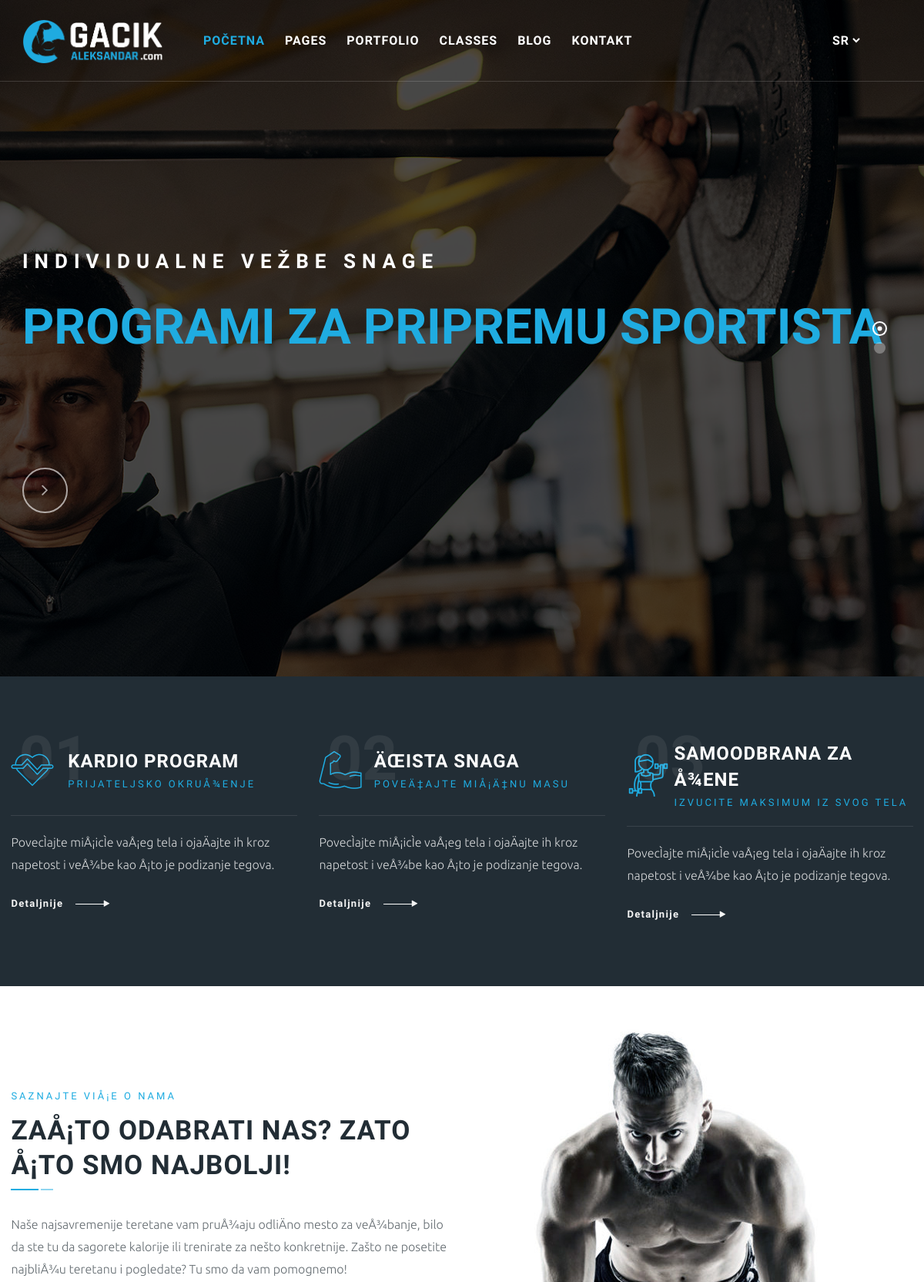
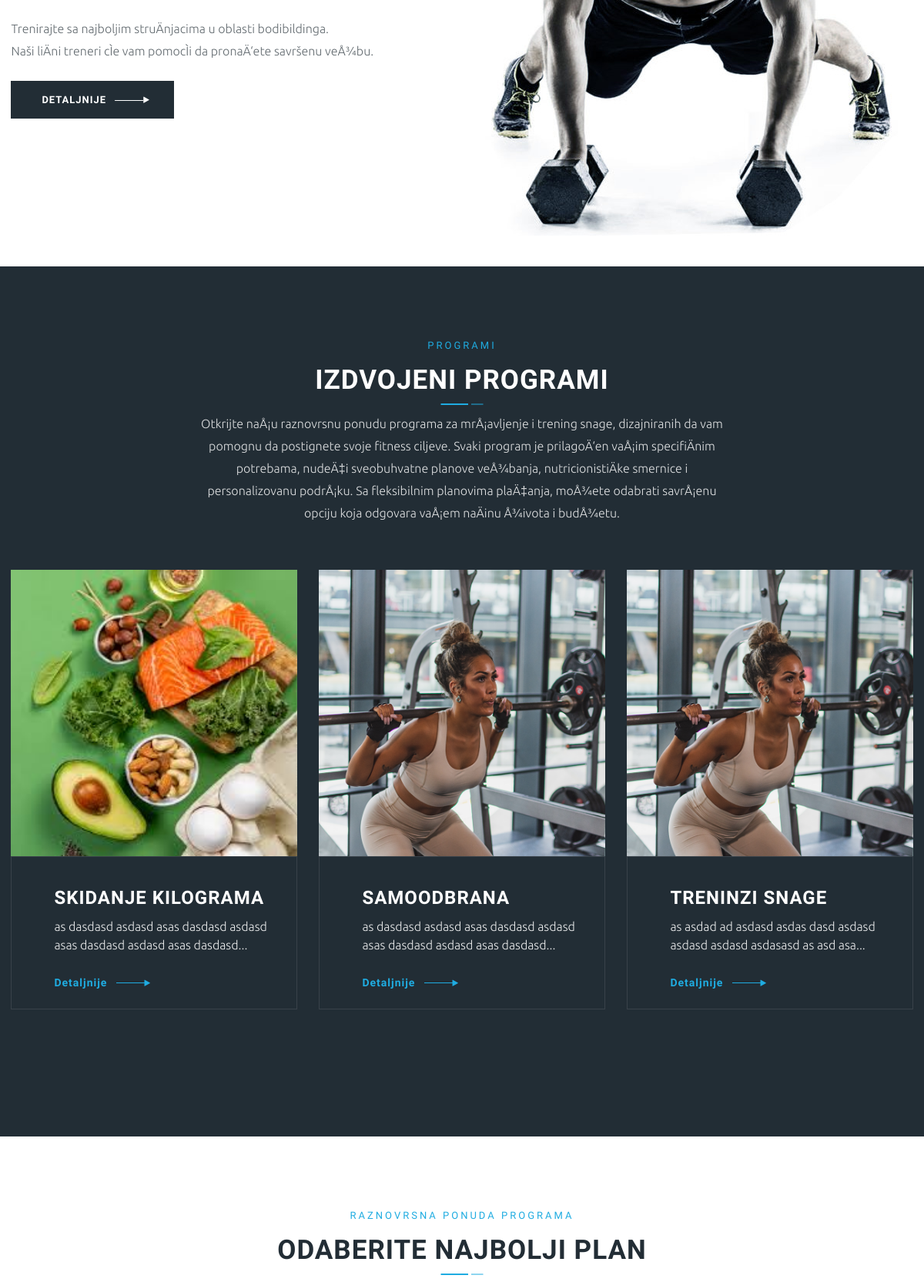
The page / (signed in, upper part) on the database its author committed (2 pictures, top to bottom).
### tables this page shows
CREATE TABLE IF NOT EXISTS `sliders` (
  `id` int(11) NOT NULL AUTO_INCREMENT,
  `title` varchar(255) NOT NULL,
  `subtitle` varchar(255) NOT NULL,
  `background_image` varchar(255) NOT NULL,
  `link` varchar(255) NOT NULL,
  `language` varchar(10) DEFAULT 'en',
  PRIMARY KEY (`id`)
);

CREATE TABLE IF NOT EXISTS `programs` (
  `id` int(11) NOT NULL AUTO_INCREMENT,
  `title` varchar(255) NOT NULL,
  `subtitle` varchar(255) NOT NULL,
  `icon` varchar(255) NOT NULL,
  `link` varchar(255) NOT NULL,
  `content` text NOT NULL,
  `language` varchar(2) NOT NULL DEFAULT 'sr',
  PRIMARY KEY (`id`)
);

CREATE TABLE IF NOT EXISTS `about` (
  `id` int(11) NOT NULL AUTO_INCREMENT,
  `title` varchar(255) NOT NULL,
  `subtitle` varchar(255) NOT NULL,
  `content` mediumtext NOT NULL,
  `link` varchar(255) NOT NULL,
  `image` varchar(255) NOT NULL,
  `created_at` timestamp NULL DEFAULT CURRENT_TIMESTAMP,
  `language` varchar(2) NOT NULL DEFAULT 'sr',
  PRIMARY KEY (`id`)
);

CREATE TABLE IF NOT EXISTS `services_section` (
  `id` int(11) NOT NULL AUTO_INCREMENT,
  `section_title` varchar(255) DEFAULT NULL,
  `section_subtitle` varchar(255) DEFAULT NULL,
  `section_content` text,
  `language` varchar(2) DEFAULT 'sr',
  PRIMARY KEY (`id`)
);

CREATE TABLE IF NOT EXISTS `services` (
  `id` int(11) NOT NULL AUTO_INCREMENT,
  `title` varchar(255) NOT NULL,
  `icon` varchar(255) NOT NULL,
  `description` text NOT NULL,
  `image` varchar(255) NOT NULL,
  `created_at` timestamp NULL DEFAULT CURRENT_TIMESTAMP,
  `link` varchar(255) NOT NULL,
  `language` varchar(2) DEFAULT 'sr',
  PRIMARY KEY (`id`)
);

CREATE TABLE IF NOT EXISTS `pricing_section` (
  `id` int(11) NOT NULL AUTO_INCREMENT,
  `title` varchar(255) NOT NULL,
  `subtitle` varchar(255) NOT NULL,
  `content` text NOT NULL,
  `language` varchar(2) NOT NULL DEFAULT 'sr',
  PRIMARY KEY (`id`)
);

### config.php (called while the page is built, shortened)
<?php
$lang = 'sr';
if (isset($_COOKIE['lang'])) {
  $lang = $_COOKIE['lang'];
} else {
  setcookie('lang', $lang, time() + (86400 * 30), "/");
}
$translations = include "languages/$lang.php";

### languages/sr.php (called while the page is built)
<?php
return [
    'read-more' => 'Detaljnije',
    'category' => 'Kategorija',
    'categories' => 'Kategorije',
    'tag' => 'Oznaka',
    'tags' => 'Oznake',
    'related-posts' => 'Povezani članci',
    'recent-posts' => 'Nedavni članci',
    'home' => 'Početna',
    'contact' => 'Kontakt',
    'site-title' => 'Personalni trener',
];

### pricing.php (the view, shortened to what this page needs)
<?php
require 'config.php';
$conn = new mysqli(DB_HOST, DB_USER, DB_PASS, DB_NAME);
$sql = "SELECT title, subtitle, content FROM pricing_section WHERE language = ? LIMIT 1";
$stmt = $conn->prepare($sql);
$stmt->bind_param("s", $lang);
$stmt->execute();
$result = $stmt->get_result();
$pricingSection = $result->fetch_assoc();
$title = isset($pricingSection['title']) ? $pricingSection['title'] : '';
$subtitle = isset($pricingSection['subtitle']) ? $pricingSection['subtitle'] : '';
?>
<section class="section-md">
  <div class="container">
    <div class="pbmit-heading-subheading text-center">
      <h4 class="pbmit-subtitle"><?php echo htmlspecialchars($subtitle); ?></h4>
      <h2 class="pbmit-title"><?php echo htmlspecialchars($title); ?></h2>
    </div>
  </div>
</section>

### slider.php (shortened to what this page needs)
<?php
require 'config.php';
$conn = new mysqli(DB_HOST, DB_USER, DB_PASS, DB_NAME);
$sql = "SELECT id, title, subtitle, background_image, link FROM sliders WHERE language = ?";
$stmt = $conn->prepare($sql);
$stmt->bind_param("s", $lang);
$stmt->execute();
$result = $stmt->get_result();
$sliders = [];
if ($result->num_rows > 0) {
  while ($row = $result->fetch_assoc()) {
    $sliders[] = $row;
  }
}
?>
<rs-module-wrap id="rev_slider_1_1_wrapper" data-alias="Home-Slider-1" data-source="gallery" style="visibility:hidden;background:#222d35;padding:0;margin:0px auto;margin-top:0;margin-bottom:0;">
  <rs-module id="rev_slider_1_1" data-version="6.5.19">
    <rs-slides>
      <?php foreach ($sliders as $index => $slider) : ?>
        <rs-slide style="position: absolute;" data-key="rs-<?php echo $index; ?>" data-title="Slide" data-thumb="revolution/images/slider01-1a-50x100.jpg" data-anim="ms:1000;r:0;" data-in="o:0;" data-out="a:false;">
          <div class="overlay"></div>
          <rs-layer id="slider-<?php echo $index; ?>-layer-0" data-type="text" data-rsp_ch="on" data-xy="xo:30px;yo:374px,374px,374px,175px;" data-text="s:100,100,100,40;l:100,100,100,40;ls:3px,3px,3px,2px;fw:700;" data-frame_0="x:50,50,50,19;" data-frame_1="st:1490;sp:1000;sR:1490;" data-frame_999="o:0;st:w;sR:6510;" style="z-index:9;font-family:'Rajdhani';text-transform:uppercase;"><span class="pbmit-skincolor"><?php echo htmlspecialchars($slider['title']); ?></span>
          </rs-layer>
          <rs-layer id="slider-<?php echo $index; ?>-layer-1" data-type="text" data-xy="xo:30px;yo:334px,334px,334px,152px;" data-text="w:normal;s:26,26,26,18;l:28,28,28,18;ls:8px,8px,8px,3px;fw:700;" data-rsp_bd="off" data-frame_0="x:-50,-50,-50,-19;" data-frame_1="st:1050;sp:1000;sR:1050;" data-frame_999="o:0;st:w;sR:6950;" style="z-index:8;font-family:'Rajdhani';text-transform:uppercase;"><?php echo htmlspecialchars($slider['subtitle']); ?>
          </rs-layer>
          <rs-layer id="slider-<?php echo $index; ?>-layer-2" data-type="button" data-rsp_ch="on" data-xy="xo:30px;yo:603px,603px,603px,266px;" data-text="w:normal;s:25,25,25,14;l:55,55,55,25;a:center;" data-dim="w:60px,60px,60px,27px;h:60px,60px,60px,27px;minw:60px,60px,60px,none;minh:60px,60px,60px,none;" data-border="bos:solid;boc:#ffffff;bow:2px,2px,2px,2px;bor:50%,50%,50%,50%;" data-frame_0="x:0,0,0,0px;y:50,50,50,23px;" data-frame_1="x:0,0,0,0px;y:0,0,0,0px;st:2220;sp:1000;sR:2220;" data-frame_999="o:0;st:w;sR:5780;" style="z-index:10;background-color:rgba(255,255,255,0);font-family:'Roboto';text-transform:uppercase;"><i class="fa-angle-right"></i>
          </rs-layer>
        </rs-slide>
      <?php endforeach; ?>
    </rs-slides>
  </rs-module>
</rs-module-wrap>

### programs.php (shortened to what this page needs)
<?php
require 'config.php';
$conn = new mysqli(DB_HOST, DB_USER, DB_PASS, DB_NAME);
$sql = "SELECT title, subtitle, icon, link, content FROM programs WHERE language = ?";
$stmt = $conn->prepare($sql);
$stmt->bind_param("s", $lang);
$stmt->execute();
$result = $stmt->get_result();
$programs = [];
if ($result->num_rows > 0) {
  while ($row = $result->fetch_assoc()) {
    $programs[] = $row;
  }
}
?>
<section class="iconbox-section-one pbmit-bg-color-blackish">
  <div class="container">
    <div class="row">
      <?php foreach ($programs as $program) : ?>
        <div class="col-md-4">
          <div class="pbmit-ihbox-style-3">
            <div class="pbmit-ihbox-inner">
              <div class="pbmit-ihbox-table">
                <div class="pbmit-ihbox-icon pbmit-icon-skincolor">
                  <div class="pbmit-ihbox-icon-wrapper">
                    <i class="pbmit-gimox-business-icon pbmit-gimox-business-icon-<?php echo htmlspecialchars($program['icon']); ?>"></i>
                  </div>
                </div>
                <div class="pbmit-vc_general pbmit-vc_cta3">
                  <div class="pbmit-vc_cta3_content-container">
                    <div class="pbmit-vc_cta3-content">
                      <div class="pbmit-vc_cta3-content-header pbmit-wrap">
                        <div class="pbmit-vc_cta3-headers pbmit-wrap-cell">
                          <h2 class="pbmit-custom-heading"><?php echo htmlspecialchars($program['title']); ?></h2>
                          <h4 class="pbmit-custom-heading"><?php echo htmlspecialchars($program['subtitle']); ?></h4>
                        </div>
                      </div>
                    </div>
                  </div>
                </div>
              </div>
              <div class="pbmit-ihbox-contents">
                <div class="pbmit-cta3-content-wrapper"><?php echo htmlspecialchars($program['content']); ?></div>
                <div class="pbmit-vc_btn3-container pbmit-vc_btn3-inline">
                  <a class="pbmit-vc_general pbmit-vc_btn3" href="<?php echo htmlspecialchars($program['link']); ?>" title="">
                    <span><?php echo $translations['read-more']; ?></span>
                  </a>
                </div>
              </div>
            </div>
          </div>
        </div>
      <?php endforeach; ?>
    </div>
  </div>
</section>

### about.php (shortened to what this page needs)
<?php
require 'config.php';
$conn = new mysqli(DB_HOST, DB_USER, DB_PASS, DB_NAME);
$sql = "SELECT title, subtitle, content, link, image FROM about WHERE language = ? LIMIT 1";
$stmt = $conn->prepare($sql);
$stmt->bind_param("s", $lang);
$stmt->execute();
$result = $stmt->get_result();
$title = '';
$subtitle = '';
$content = '';
$link = '';
$image = '';
if ($result && $result->num_rows > 0) {
  $about = $result->fetch_assoc();
  $title = isset($about['title']) ? $about['title'] : '';
  $subtitle = isset($about['subtitle']) ? $about['subtitle'] : '';
  $content = isset($about['content']) ? $about['content'] : '';
  $link = isset($about['link']) ? $about['link'] : '';
  $image = isset($about['image']) ? $about['image'] : '';
}
?>
<section class="about-us-section-one">
  <div class="container">
    <div class="row">
      <div class="col-md-12 col-lg-6">
        <div class="about-us-one-content">
          <div class="pbmit-heading-subheading">
            <h4 class="pbmit-subtitle"><?php echo htmlspecialchars($subtitle); ?></h4>
            <h2 class="pbmit-title"><?php echo htmlspecialchars($title); ?></h2>
          </div>
          <div><?php echo ($content); ?></div>
          <a href="<?php echo htmlspecialchars($link); ?>" class="pbmit-btn">
            <span><?php echo $translations['read-more']; ?></span>
          </a>
        </div>
      </div>
      <div class="col-md-12 col-lg-6">
        <div class="about-us-one-img">
          <img src="uploads/<?php echo htmlspecialchars($image); ?>" class="img-fluid" alt="">
        </div>
      </div>
    </div>
  </div>
</section>

### services.php (shortened to what this page needs)
<?php
require 'config.php';
$conn = new mysqli(DB_HOST, DB_USER, DB_PASS, DB_NAME);
$section_sql = "SELECT section_title, section_subtitle, section_content FROM services_section WHERE language = ?";
$stmt = $conn->prepare($section_sql);
$stmt->bind_param("s", $lang);
$stmt->execute();
$section_result = $stmt->get_result();
$section = $section_result->fetch_assoc();
$sql = "SELECT title, icon, description, image, link FROM services WHERE language = ?";
$stmt = $conn->prepare($sql);
$stmt->bind_param("s", $lang);
$stmt->execute();
$result = $stmt->get_result();
$services = [];
if ($result->num_rows > 0) {
  while ($row = $result->fetch_assoc()) {
    $services[] = $row;
  }
}
function getExcerpt($str, $length = 70)
{
  return strlen($str) > $length ? substr($str, 0, $length) . '...' : $str;
}
?>
<section class="service-two pbmit-bg-color-blackish">
  <div class="container">
    <div class="pbmit-heading-subheading text-center">
      <h4 class="pbmit-subtitle"><?php echo htmlspecialchars($section['section_subtitle'] ?? 'OUR CLASSES'); ?></h4>
      <h2 class="pbmit-title text-white"><?php echo htmlspecialchars($section['section_title'] ?? 'OUR FEATURED CLASSES'); ?></h2>
      <div class="pbmit-content-wrapper">
        <p><?php echo htmlspecialchars($section['section_content'] ?? 'Fitness is not about being better than someone. Fitness is about being better than the person you were yesterday. Whether you are there to burn off some calories or are training.'); ?></p>
      </div>
    </div>
    <div class="row">
      <?php foreach ($services as $service) : ?>
        <div class="col-md-6 col-lg-4">
          <article class="pbmit-box-service pbmit-servicebox-style-2">
            <div class="pbmit-post-item">
              <div class="pbmit-overlay">
                <a href="<?php echo htmlspecialchars($service['link']); ?>">
                  <span class="pbmit-item-thumbnail">
                    <span class="pbmit-item-thumbnail-inner">
                      <img src="<?php echo htmlspecialchars($service['image']); ?>" class="img-fluid" width="100%" alt="">
                    </span>
                  </span>
                </a>
              </div>
              <div class="pbmit-box-content">
                <div class="pbmit-box-content-inner">
                  <div class="pbmit-pf-box-title">
                  </div>
                  <div class="pbmit-des">
                    <h3><a href="<?php echo htmlspecialchars($service['link']); ?>"><?php echo htmlspecialchars($service['title']); ?></a></h3>
                    <div class="pbmit-service-content">
                      <p><?php echo htmlspecialchars(getExcerpt($service['description'])); ?></p>
                    </div>
                    <div class="pbmit-box-link pbmit-vc_btn3">
                      <a href="<?php echo htmlspecialchars($service['link']); ?>"><?php echo $translations['read-more']; ?></a>
                    </div>
                  </div>
                </div>
              </div>
            </div>
          </article>
        </div>
      <?php endforeach; ?>
    </div>
  </div>
</section>

### rows shown on the page
sliders: title "PROGRAMI ZA PRIPREMU SPORTISTA", subtitle "INDIVIDUALNE VEŽBE SNAGE"
programs: title "KARDIO PROGRAM", subtitle "PRIJATELJSKO OKRUÅ¾ENJE", content "PovecÌajte miÅ¡icÌe vaÅ¡eg tela i ojaÄajte ih kroz napetost i veÅ¾be kao Å¡to je podizanje tegova."
programs: title "ÄŒISTA SNAGA", subtitle "POVEÄ‡AJTE MIÅ¡Ä‡NU MASU", content "PovecÌajte miÅ¡icÌe vaÅ¡eg tela i ojaÄajte ih kroz napetost i veÅ¾be kao Å¡to je podizanje tegova."
programs: title "SAMOODBRANA ZA Å¾ENE", subtitle "IZVUCITE MAKSIMUM IZ SVOG TELA", content "PovecÌajte miÅ¡icÌe vaÅ¡eg tela i ojaÄajte ih kroz napetost i veÅ¾be kao Å¡to je podizanje tegova."
about: subtitle "SAZNAJTE VIÅ¡E O NAMA", title "ZAÅ¡TO ODABRATI NAS? ZATO Å¡TO SMO NAJBOLJI!", content "Naše najsavremenije teretane vam pruÅ¾aju odliÄno mesto za veÅ¾banje, bilo da ste tu da sagorete kalorije ili trenirate za nešto konkretnije. Zašto ne posetite najbliÅ¾u teretanu i pogledate? Tu smo da vam pomognemo! Trenirajte sa najboljim struÄnjacima u oblasti bodibildinga. Naši liÄni treneri cÌe vam pomocÌi da pronaÄ‘ete savršenu veÅ¾bu.", image (picture)
services_section: section_subtitle "PROGRAMI", section_title "IZDVOJENI PROGRAMI", section_content "Otkrijte naÅ¡u raznovrsnu ponudu programa za mrÅ¡avljenje i trening snage, dizajniranih da vam pomognu da postignete svoje fitness ciljeve. Svaki program je prilagoÄ‘en vaÅ¡im specifiÄnim potrebama, nudeÄ‡i sveobuhvatne planove veÅ¾banja, nutricionistiÄke smernice i personalizovanu podrÅ¡ku. Sa fleksibilnim planovima plaÄ‡anja, moÅ¾ete odabrati savrÅ¡enu opciju koja odgovara vaÅ¡em naÄinu Å¾ivota i budÅ¾etu."
services: image (picture), title "SKIDANJE KILOGRAMA", description "as dasdasd asdasd asas dasdasd asdasd asas dasdasd asdasd asas dasdasd..."
services: image (picture), title "SAMOODBRANA", description "as dasdasd asdasd asas dasdasd asdasd asas dasdasd asdasd asas dasdasd..."
services: image (picture), title "TRENINZI SNAGE", description "as asdad ad asdasd asdas dasd asdasd asdasd asdasd asdasasd as asd asa..."
pricing_section: subtitle "RAZNOVRSNA PONUDA PROGRAMA", title "ODABERITE NAJBOLJI PLAN"

### other values the page prints
$translations['home'] "POČETNA"
$translations['contact'] "KONTAKT"
$translations['read-more'] "DETALJNIJE"
